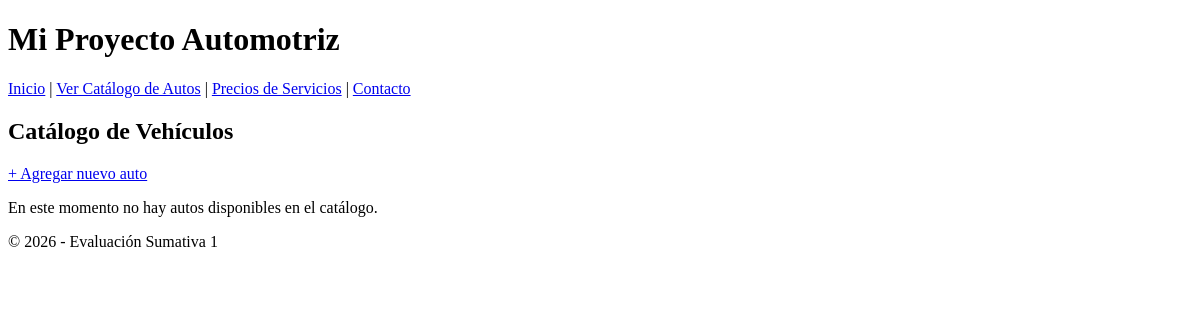
Page /autos/catalogo/ on the earlier database version.
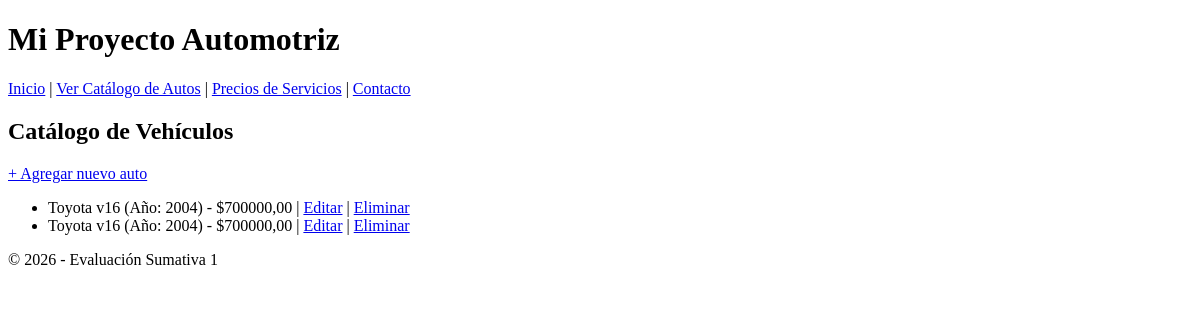
Same page on the later database version.
### Autos/models.py (models this page shows, shortened)
class Auto(models.Model):
    marca = models.CharField(max_length=50)
    modelo = models.CharField(max_length=50)
    año = models.IntegerField()
    precio = models.DecimalField(max_digits=10, decimal_places=2)

### Autos/views.py (the view)
# urls.py: path('catalogo/', views.catalogo, name='catalogo_autos'),
def catalogo(request):
    autos_disponibles = Auto.objects.all() # Trae todos los autos guardados
    contexto = {
        'titulo': 'Catálogo de Vehículos',
        'lista_autos': autos_disponibles
    }
    return render(request, 'core/catalogo.html', contexto)

### core/templates/core/catalogo.html
{% extends 'core/base.html' %}
{% block contenido %}
    <h2>{{ titulo }}</h2>
    <p><a href="{% url 'crear_auto' %}"> + Agregar nuevo auto</a></p>
    {% if lista_autos %}
        <ul>
            {% for auto in lista_autos %}
                <li>
                    {{ auto.marca }} {{ auto.modelo }} (Año: {{ auto.año }}) - ${{ auto.precio }}
                    | <a href="{% url 'editar_auto' auto.id %}">Editar</a>
                    | <a href="{% url 'eliminar_auto' auto.id %}">Eliminar</a>
                </li>
            {% endfor %}
        </ul>
    {% else %}
        <p>En este momento no hay autos disponibles en el catálogo.</p>
    {% endif %}
{% endblock %}

### core/templates/core/base.html (shortened to what this page needs)
<!DOCTYPE html>
<html lang="es">
<head>
</head>
<body>
    <header>
        <h1>Mi Proyecto Automotriz</h1>
        <nav>
            <a href="{% url 'inicio' %}">Inicio</a> |
            <a href="{% url 'catalogo_autos' %}">Ver Catálogo de Autos</a> |
            <a href="{% url 'lista_precios' %}">Precios de Servicios</a> |
            <a href="{% url 'contacto' %}">Contacto</a>
        </nav>
    </header>
    <main>
        {% block contenido %}
        {% endblock %}
    </main>
    <footer>
        <p>&copy; 2026 - Evaluación Sumativa 1</p>
    </footer>
</body>
</html>

Differences in the rows shown:
added Auto: marca "Toyota", modelo "v16", año "2004", precio "700000,00"
added Auto: marca "Toyota", modelo "v16", año "2004", precio "700000,00"
Other differences:
text no longer shown: "En este momento no hay autos disponibles en el catálogo."
